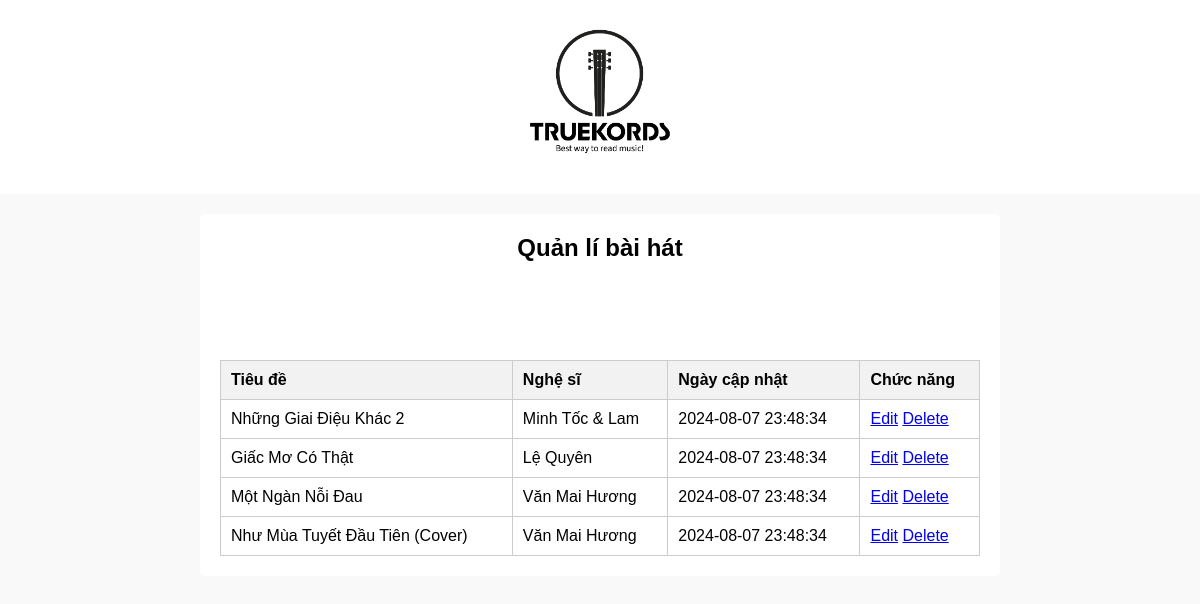
The app's page /manage_songs.php (signed in) with its own data.
### tables this page shows
CREATE TABLE `songs` (
  `id` int(11) NOT NULL,
  `title` varchar(255) NOT NULL,
  `artist` varchar(255) NOT NULL,
  `release_date` date DEFAULT NULL,
  `youtube_link` varchar(255) DEFAULT NULL,
  `root_tone` varchar(255) DEFAULT NULL,
  `update_date` timestamp NOT NULL DEFAULT current_timestamp() ON UPDATE current_timestamp()
);

### manage_songs.php (the view, shortened to what this page needs)
<?php
$servername = "localhost";
$username = "root";
$password = "";
$dbname = "truekords";
$conn = new mysqli($servername, $username, $password, $dbname);
$sql = "SELECT * FROM songs";
$result = $conn->query($sql);
?>
<!DOCTYPE html>
<html lang="vi">
<head>
    <link rel="stylesheet" href="css/admin.css">
</head>
<body>
    <header>
        <div class="logo">
            <a href="admin.php"><img src="images/logo.png" alt="logo"></a>
        </div>
    </header>
    <div class="admin-container">
        <h1>Quản lí bài hát</h1>
        <a href="add_song.php" class="button">Thêm bài hát</a>
        <table>
            <thead>
                <tr>
                    <th>Tiêu đề</th>
                    <th>Nghệ sĩ</th>
                    <th>Ngày cập nhật</th>
                    <th>Chức năng</th>
                </tr>
            </thead>
            <tbody>
                <?php
                if ($result->num_rows > 0) {
                    while ($song = $result->fetch_assoc()) {
                        echo "<tr><td>" . htmlspecialchars($song['title']) . "</td><td>" . htmlspecialchars($song['artist']) . "</td><td>" . htmlspecialchars($song['update_date']) . "</td>" .
                             "<td><a href='edit_song.php?id=" . $song['id'] . "'>Edit</a>" .
                             " <a href='manage_songs.php?delete=" . $song['id'] . "'>Delete</a></td></tr>";
                    }
                } else {
                    echo "<tr><td colspan='3'>No songs found.</td></tr>";
                }
                ?>
            </tbody>
        </table>
    </div>
</body>
</html>

### css/admin.css (style rules this page uses)
* { margin: 0; padding: 0; box-sizing: border-box; font-family: 'Poppins', sans-serif; }
body { display: flex; flex-direction: column; align-items: center; justify-content: flex-start; min-height: 100vh; background-color: #f9f9f9; }
header { width: 100%; text-align: center; padding: 20px 0; background-color: #ffffff; color: white; }
header .logo img { max-width: 150px; height: auto; }
.admin-container { width: 100%; max-width: 800px; background-color: white; padding: 20px; border-radius: 5px; box-shadow: 0 0 10px rgba(252, 252, 252, 0.1); margin-top: 20px; text-align: center; }
.admin-container h1 { font-size: 24px; margin-bottom: 20px; }
.button { display: inline-block; padding: 10px 20px; margin-top: 20px; background-color: #ffffff; color: white; text-decoration: none; border-radius: 5px; cursor: pointer; }
table { width: 100%; border-collapse: collapse; margin-top: 20px; }
table, th, td { border: 1px solid #ccc; }
th, td { padding: 10px; text-align: left; }
th { background-color: #f2f2f2; }

### records on screen
songs: title "Những Giai Điệu Khác 2", artist "Minh Tốc & Lam", update_date "2024-08-07 23:48:34"
songs: title "Giấc Mơ Có Thật", artist "Lệ Quyên", update_date "2024-08-07 23:48:34"
songs: title "Một Ngàn Nỗi Đau", artist "Văn Mai Hương", update_date "2024-08-07 23:48:34"
songs: title "Như Mùa Tuyết Đầu Tiên (Cover)", artist "Văn Mai Hương", update_date "2024-08-07 23:48:34"
